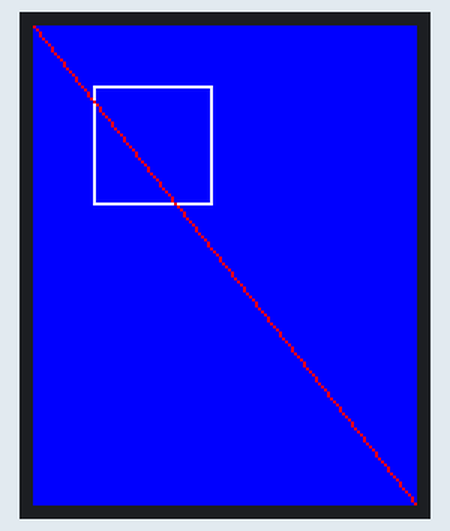
This program was run on a simulated Raspberry Pi Pico running MicroPython. On the bench: 128×160 colour display. What the program prints to the serial console is not drawn. At 1.9 s the program stops and its outputs stay as they are.

Above: at 2.0 s.

The program:

main.py
```python
from machine import Pin, SPI
from ST7735 import TFT
import time

# 1. Setup SPI1 (Note the '1' here instead of '0')
# SCK is GP10, SDA(MOSI) is GP11
spi = SPI(1, baudrate=20000000, polarity=0, phase=0,
          sck=Pin(10), mosi=Pin(11))

# 2. Setup Control Pins
# A0/DC=16, Reset=17, CS=18
tft = TFT(spi, 16, 17, 18)

print("Initializing...")

# 3. Try the 'Red Tab' initialization first
tft.initr()
tft.fill(TFT.BLACK)

# 4. Draw a test pattern
tft.fill(TFT.BLUE) # Screen should turn Blue
time.sleep(1)
tft.rect((20, 20), (40, 40), TFT.WHITE) # Draw a white square
tft.line((0, 0), (128, 160), TFT.RED)    # Draw a red diagonal line

print("Done! If the screen is still black, check the LED pin connection.")
```
